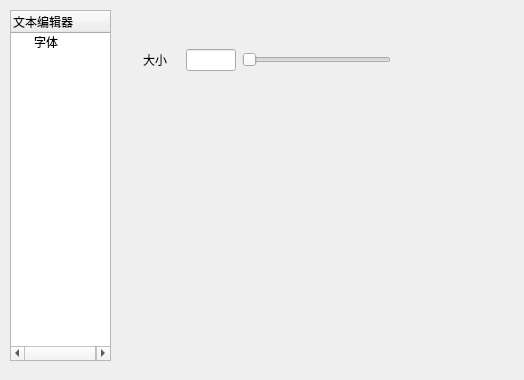
<?xml version="1.0" encoding="UTF-8"?>
<ui version="4.0">
 <class>Setting</class>
 <widget class="QWidget" name="Setting">
  <property name="geometry">
   <rect>
    <x>0</x>
    <y>0</y>
    <width>524</width>
    <height>380</height>
   </rect>
  </property>
  <property name="windowTitle">
   <string>Form</string>
  </property>
  <widget class="QTreeWidget" name="treeWidget">
   <property name="geometry">
    <rect>
     <x>10</x>
     <y>10</y>
     <width>101</width>
     <height>351</height>
    </rect>
   </property>
   <column>
    <property name="text">
     <string>文本编辑器</string>
    </property>
   </column>
   <item>
    <property name="text">
     <string>字体</string>
    </property>
   </item>
  </widget>
  <widget class="QWidget" name="horizontalLayoutWidget">
   <property name="geometry">
    <rect>
     <x>130</x>
     <y>20</y>
     <width>261</width>
     <height>80</height>
    </rect>
   </property>
   <layout class="QHBoxLayout" name="horizontalLayout" stretch="1,1,3">
    <item>
     <widget class="QLabel" name="label">
      <property name="text">
       <string>大小</string>
      </property>
      <property name="alignment">
       <set>Qt::AlignCenter</set>
      </property>
     </widget>
    </item>
    <item>
     <widget class="QLineEdit" name="lineEdit"/>
    </item>
    <item>
     <widget class="QSlider" name="horizontalSlider">
      <property name="orientation">
       <enum>Qt::Horizontal</enum>
      </property>
     </widget>
    </item>
   </layout>
  </widget>
 </widget>
 <resources/>
 <connections/>
</ui>
